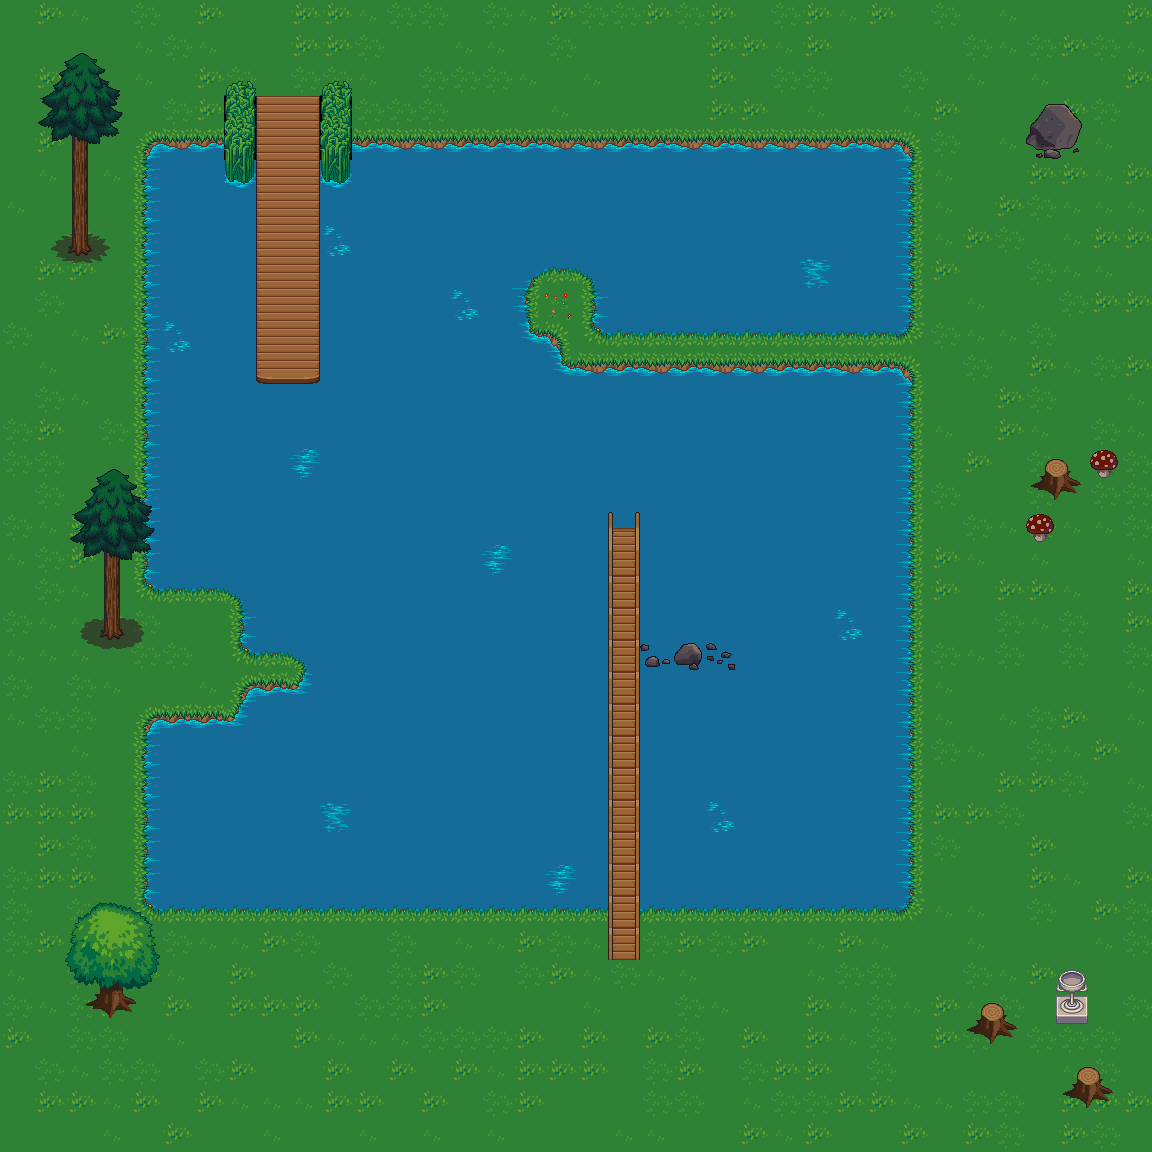

This game map was drawn from its Tiled (.tmx) file and the tilesets committed beside it. A one-line description and the trimmed map source follow:
An orthogonal 36x36 tile map with 32x32 px tiles, 5 tile layers (Water, Pseudo water, Ground, Features, ...).

<map version="1.10" tiledversion="1.11.2" orientation="orthogonal" renderorder="right-down" width="36" height="36" tilewidth="32" tileheight="32" infinite="0" nextlayerid="6" nextobjectid="1">
 <editorsettings>
  <export target="level4.json" format="json" />
 </editorsettings>
 <properties>
  <property name="name" value="Peninsular Panic" />
  <property name="order" type="int" value="4" />
 </properties>
 <tileset firstgid="1" source="../../../duckweek/assets/Terrain.tsx" />
 <layer id="1" name="Water" width="36" height="36">
  <properties>
   <property name="draw_duck_after" type="bool" value="true" />
  </properties>
  <data>[1296 cells, 450 non-empty, 1 distinct tile ids]</data>
 </layer>
 <layer id="3" name="Pseudo water" width="36" height="36">
  <data>[1296 cells, 81 non-empty, 2 distinct tile ids]</data>
 </layer>
 <layer id="2" name="Ground" width="36" height="36">
  <data>[1296 cells, 846 non-empty, 35 distinct tile ids]</data>
 </layer>
 <layer id="4" name="Features" width="36" height="36">
  <data>[1296 cells, 47 non-empty, 34 distinct tile ids]</data>
 </layer>
 <layer id="5" name="Canopy" width="36" height="36">
  <data>[1296 cells, 36 non-empty, 17 distinct tile ids]</data>
 </layer>
</map>